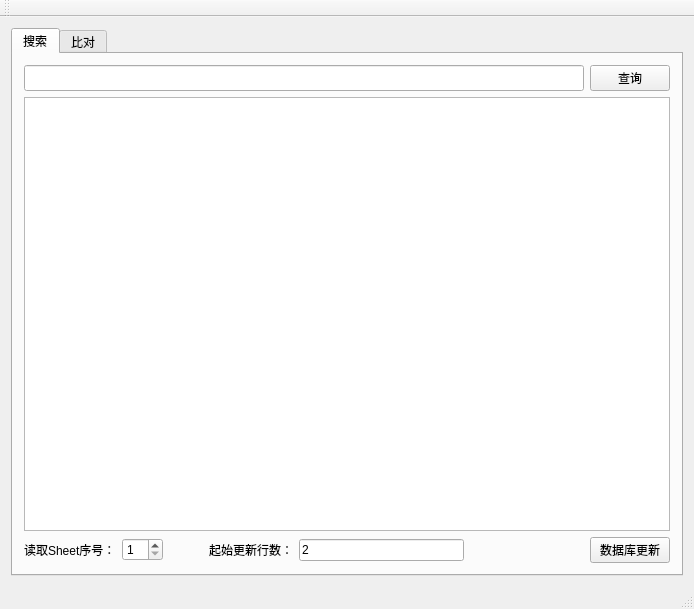
<?xml version="1.0" encoding="UTF-8"?>
<ui version="4.0">
 <class>MainWindow</class>
 <widget class="QMainWindow" name="MainWindow">
  <property name="geometry">
   <rect>
    <x>0</x>
    <y>0</y>
    <width>694</width>
    <height>609</height>
   </rect>
  </property>
  <property name="windowTitle">
   <string>DataSearch</string>
  </property>
  <widget class="QWidget" name="centralWidget">
   <layout class="QGridLayout" name="gridLayout_2">
    <item row="0" column="0">
     <widget class="QTabWidget" name="tabWidget">
      <property name="currentIndex">
       <number>0</number>
      </property>
      <widget class="QWidget" name="tab">
       <attribute name="title">
        <string>搜索</string>
       </attribute>
       <layout class="QGridLayout" name="gridLayout_3">
        <item row="0" column="0">
         <layout class="QGridLayout" name="gridLayout">
          <item row="0" column="0">
           <layout class="QHBoxLayout" name="horizontalLayout">
            <item>
             <widget class="QLineEdit" name="lineEdit">
              <property name="sizePolicy">
               <sizepolicy hsizetype="Expanding" vsizetype="Preferred">
                <horstretch>0</horstretch>
                <verstretch>0</verstretch>
               </sizepolicy>
              </property>
              <property name="text">
               <string/>
              </property>
              <property name="readOnly">
               <bool>false</bool>
              </property>
             </widget>
            </item>
            <item>
             <widget class="QPushButton" name="pushButton_Search">
              <property name="text">
               <string>查询</string>
              </property>
             </widget>
            </item>
           </layout>
          </item>
          <item row="1" column="0">
           <widget class="QTableWidget" name="tableWidget">
            <property name="rowCount">
             <number>0</number>
            </property>
           </widget>
          </item>
          <item row="2" column="0">
           <layout class="QHBoxLayout" name="horizontalLayout_2">
            <item>
             <widget class="QLabel" name="label">
              <property name="text">
               <string>读取Sheet序号：</string>
              </property>
             </widget>
            </item>
            <item>
             <widget class="QSpinBox" name="spinBox">
              <property name="minimum">
               <number>1</number>
              </property>
             </widget>
            </item>
            <item>
             <spacer name="horizontalSpacer_3">
              <property name="orientation">
               <enum>Qt::Horizontal</enum>
              </property>
              <property name="sizeHint" stdset="0">
               <size>
                <width>40</width>
                <height>20</height>
               </size>
              </property>
             </spacer>
            </item>
            <item>
             <widget class="QLabel" name="label_3">
              <property name="text">
               <string>起始更新行数：</string>
              </property>
             </widget>
            </item>
            <item>
             <widget class="QLineEdit" name="lineEdit_3">
              <property name="sizePolicy">
               <sizepolicy hsizetype="Preferred" vsizetype="Fixed">
                <horstretch>60</horstretch>
                <verstretch>0</verstretch>
               </sizepolicy>
              </property>
              <property name="text">
               <string>2</string>
              </property>
             </widget>
            </item>
            <item>
             <spacer name="horizontalSpacer">
              <property name="orientation">
               <enum>Qt::Horizontal</enum>
              </property>
              <property name="sizeHint" stdset="0">
               <size>
                <width>120</width>
                <height>20</height>
               </size>
              </property>
             </spacer>
            </item>
            <item>
             <widget class="QPushButton" name="pushButton_excelname">
              <property name="text">
               <string>数据库更新</string>
              </property>
             </widget>
            </item>
           </layout>
          </item>
         </layout>
        </item>
       </layout>
      </widget>
      <widget class="QWidget" name="tab_2">
       <attribute name="title">
        <string>比对</string>
       </attribute>
       <layout class="QGridLayout" name="gridLayout_5">
        <item row="0" column="0">
         <widget class="QGroupBox" name="groupBox">
          <property name="title">
           <string>比对配置</string>
          </property>
          <layout class="QGridLayout" name="gridLayout_4">
           <item row="0" column="0">
            <layout class="QHBoxLayout" name="horizontalLayout_3">
             <item>
              <widget class="QLabel" name="label_2">
               <property name="text">
                <string>模式选择：</string>
               </property>
              </widget>
             </item>
             <item>
              <widget class="QComboBox" name="comboBox">
               <item>
                <property name="text">
                 <string>单Sheet比对</string>
                </property>
               </item>
               <item>
                <property name="text">
                 <string>多Sheet比对</string>
                </property>
               </item>
              </widget>
             </item>
             <item>
              <spacer name="horizontalSpacer_4">
               <property name="orientation">
                <enum>Qt::Horizontal</enum>
               </property>
               <property name="sizeType">
                <enum>QSizePolicy::Preferred</enum>
               </property>
               <property name="sizeHint" stdset="0">
                <size>
                 <width>20</width>
                 <height>20</height>
                </size>
               </property>
              </spacer>
             </item>
             <item>
              <spacer name="horizontalSpacer_6">
               <property name="orientation">
                <enum>Qt::Horizontal</enum>
               </property>
               <property name="sizeHint" stdset="0">
                <size>
                 <width>40</width>
                 <height>20</height>
                </size>
               </property>
              </spacer>
             </item>
             <item>
              <spacer name="horizontalSpacer_7">
               <property name="orientation">
                <enum>Qt::Horizontal</enum>
               </property>
               <property name="sizeHint" stdset="0">
                <size>
                 <width>120</width>
                 <height>20</height>
                </size>
               </property>
              </spacer>
             </item>
             <item>
              <widget class="QLabel" name="label_4">
               <property name="text">
                <string>Sheet：</string>
               </property>
              </widget>
             </item>
             <item>
              <widget class="QSpinBox" name="spinBox_2">
               <property name="minimum">
                <number>1</number>
               </property>
              </widget>
             </item>
             <item>
              <spacer name="horizontalSpacer_2">
               <property name="orientation">
                <enum>Qt::Horizontal</enum>
               </property>
               <property name="sizeHint" stdset="0">
                <size>
                 <width>120</width>
                 <height>20</height>
                </size>
               </property>
              </spacer>
             </item>
             <item>
              <widget class="QLabel" name="label_5">
               <property name="text">
                <string>起始读取行数：</string>
               </property>
              </widget>
             </item>
             <item>
              <widget class="QLineEdit" name="lineEdit_2">
               <property name="text">
                <string>2</string>
               </property>
              </widget>
             </item>
             <item>
              <spacer name="horizontalSpacer_5">
               <property name="orientation">
                <enum>Qt::Horizontal</enum>
               </property>
               <property name="sizeType">
                <enum>QSizePolicy::Maximum</enum>
               </property>
               <property name="sizeHint" stdset="0">
                <size>
                 <width>120</width>
                 <height>20</height>
                </size>
               </property>
              </spacer>
             </item>
             <item>
              <widget class="QPushButton" name="pushButton">
               <property name="text">
                <string>导入比对文件</string>
               </property>
              </widget>
             </item>
            </layout>
           </item>
          </layout>
         </widget>
        </item>
        <item row="1" column="0">
         <widget class="QTableWidget" name="tableWidget_2"/>
        </item>
       </layout>
      </widget>
     </widget>
    </item>
   </layout>
  </widget>
  <widget class="QToolBar" name="mainToolBar">
   <attribute name="toolBarArea">
    <enum>TopToolBarArea</enum>
   </attribute>
   <attribute name="toolBarBreak">
    <bool>false</bool>
   </attribute>
  </widget>
  <widget class="QStatusBar" name="statusBar"/>
 </widget>
 <layoutdefault spacing="6" margin="11"/>
 <resources/>
 <connections/>
</ui>
